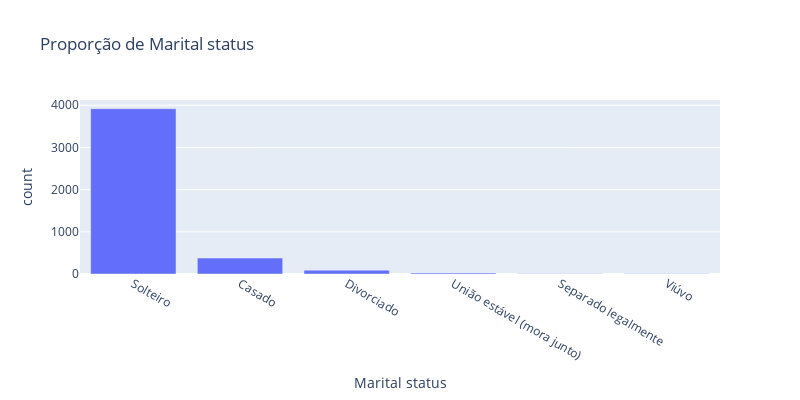
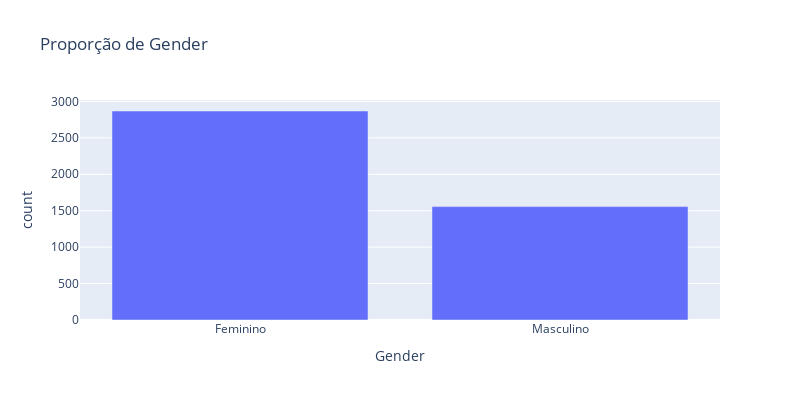
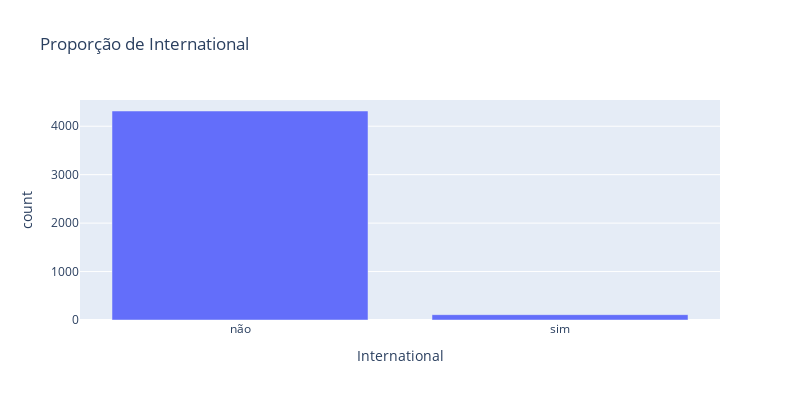
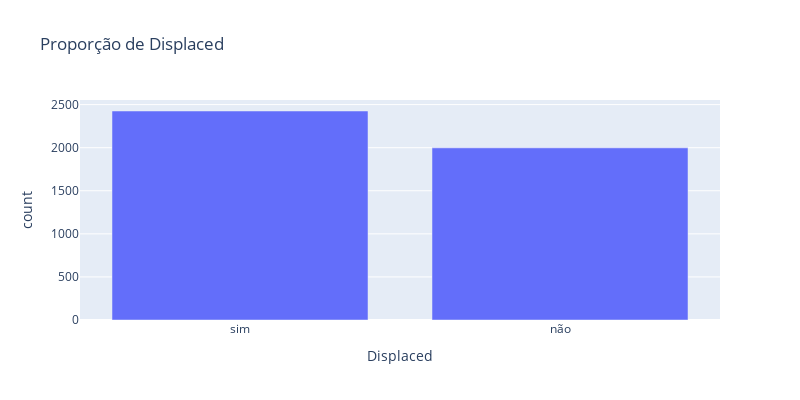

Notebook code for these charts, in order:
### Markdown cell above
## Analise de variaveis demograficas
Nesta etapa foi analisado o comportamento das seguintes colunas:
* Marital status
* Nationality
* Displaced
* Gender
* Age at enrollment
* International

### Code cell
columns =["Marital status","Gender","International", "Displaced" ]
for column in columns:
    fig = px.bar(dataset[column].value_counts(), y="count", title=f"Proporção de {column}")
    fig.update_layout(height=400, width=800, showlegend=True)
    fig.show()

### Figure 1 — Plotly figure (JSON) as saved in the notebook; plotly's stock layout.template omitted (floating-point values rounded to 4 significant figures)
{"data": [{"alignmentgroup": "True", "hovertemplate": "Marital status=%{x}<br>count=%{y}<extra></extra>", "legendgroup": "", "marker": {"color": "#636efa", "pattern": {"shape": ""}}, "name": "", "offsetgroup": "", "orientation": "v", "showlegend": false, "textposition": "auto", "type": "bar", "x": ["Solteiro", "Casado", "Divorciado", "União estável (mora junto)", "Separado legalmente", "Viúvo"], "xaxis": "x", "y": [3919, 379, 91, 25, 6, 4], "yaxis": "y"}], "layout": {"barmode": "relative", "height": 400, "legend": {"tracegroupgap": 0}, "showlegend": true, "title": {"text": "Proporção de Marital status"}, "width": 800, "xaxis": {"anchor": "y", "domain": [0, 1], "title": {"text": "Marital status"}}, "yaxis": {"anchor": "x", "domain": [0, 1], "title": {"text": "count"}}}}

### Figure 2 — Plotly figure (JSON) as saved in the notebook; plotly's stock layout.template omitted (floating-point values rounded to 4 significant figures)
{"data": [{"alignmentgroup": "True", "hovertemplate": "Gender=%{x}<br>count=%{y}<extra></extra>", "legendgroup": "", "marker": {"color": "#636efa", "pattern": {"shape": ""}}, "name": "", "offsetgroup": "", "orientation": "v", "showlegend": false, "textposition": "auto", "type": "bar", "x": ["Feminino", "Masculino"], "xaxis": "x", "y": [2868, 1556], "yaxis": "y"}], "layout": {"barmode": "relative", "height": 400, "legend": {"tracegroupgap": 0}, "showlegend": true, "title": {"text": "Proporção de Gender"}, "width": 800, "xaxis": {"anchor": "y", "domain": [0, 1], "title": {"text": "Gender"}}, "yaxis": {"anchor": "x", "domain": [0, 1], "title": {"text": "count"}}}}

### Figure 3 — Plotly figure (JSON) as saved in the notebook; plotly's stock layout.template omitted (floating-point values rounded to 4 significant figures)
{"data": [{"alignmentgroup": "True", "hovertemplate": "International=%{x}<br>count=%{y}<extra></extra>", "legendgroup": "", "marker": {"color": "#636efa", "pattern": {"shape": ""}}, "name": "", "offsetgroup": "", "orientation": "v", "showlegend": false, "textposition": "auto", "type": "bar", "x": ["não", "sim"], "xaxis": "x", "y": [4314, 110], "yaxis": "y"}], "layout": {"barmode": "relative", "height": 400, "legend": {"tracegroupgap": 0}, "showlegend": true, "title": {"text": "Proporção de International"}, "width": 800, "xaxis": {"anchor": "y", "domain": [0, 1], "title": {"text": "International"}}, "yaxis": {"anchor": "x", "domain": [0, 1], "title": {"text": "count"}}}}

### Figure 4 — Plotly figure (JSON) as saved in the notebook; plotly's stock layout.template omitted (floating-point values rounded to 4 significant figures)
{"data": [{"alignmentgroup": "True", "hovertemplate": "Displaced=%{x}<br>count=%{y}<extra></extra>", "legendgroup": "", "marker": {"color": "#636efa", "pattern": {"shape": ""}}, "name": "", "offsetgroup": "", "orientation": "v", "showlegend": false, "textposition": "auto", "type": "bar", "x": ["sim", "não"], "xaxis": "x", "y": [2426, 1998], "yaxis": "y"}], "layout": {"barmode": "relative", "height": 400, "legend": {"tracegroupgap": 0}, "showlegend": true, "title": {"text": "Proporção de Displaced"}, "width": 800, "xaxis": {"anchor": "y", "domain": [0, 1], "title": {"text": "Displaced"}}, "yaxis": {"anchor": "x", "domain": [0, 1], "title": {"text": "count"}}}}
